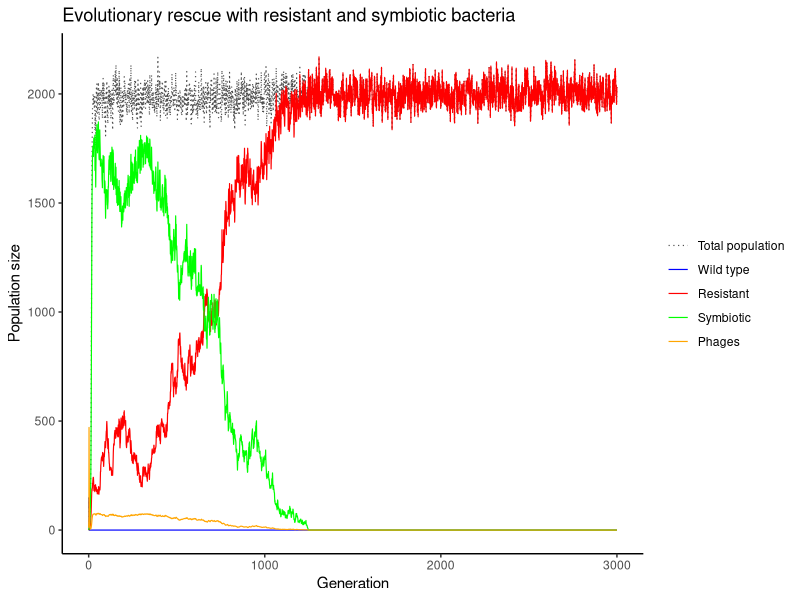

Write the R code that produced this figure. (Note: this script raises an error after producing the figure.)
## ---- chunk 1
simulate_one_gen <- function(N_wt, N_r, N_s, N_p, infection_prob, induction_prob, symbiosis_prob, mut_rate, cost_r, growth_rate, K, P_decline, P_prod) {
   
  N_tot <- N_wt + N_r + N_s
  
  # intrinsic growth without losses
  r0 <- growth_rate - 1
  
  # growth rate of each type minus its specific loss 
  rho_wt <- r0 - infection_prob * N_p # includes phage population effect
  rho_r <- r0 - cost_r
  rho_s <- r0 - induction_prob
  
  # logistic growth: crowding reduces all types by the same amount --> note that deleterious effect is less strong on wt at lower density --> could exist longer at lower K
  mean_wt <- N_wt * max(0, 1 + rho_wt - r0 * N_tot / K)
  mean_r <- N_r * max(0, 1 + rho_r - r0 * N_tot / K)
  mean_s <- N_s * max(0, 1 + rho_s - r0 * N_tot / K)
  
  # Claude input: offspring (Poisson)
  offsp_wt <- rpois(1, mean_wt)
  offsp_r  <- rpois(1, mean_r)
  offsp_s  <- rpois(1, mean_s)
  
  # wt bacteria (offspring) either get infected (& die) or do symbiosis or stay 
  prob_r = mut_rate
  prob_s = min(symbiosis_prob * N_p, 1 - prob_r) # includes phage population effect
  prob_wt <- max(0,1 - prob_r - prob_s)
  
  outcome <- rmultinom(1,offsp_wt,c(prob_r, prob_s, prob_wt))
  
  n_resistant <- outcome[1]
  n_symbiotic <- outcome[2]
  n_wt <- outcome[3]
  
  # Claude input: new population sizes of wild type, resistant and symbiotes
  N_wt_new <- n_wt
  N_r_new  <- offsp_r + n_resistant
  N_s_new  <- offsp_s + n_symbiotic
  
  # phage population growth
  infections = min(N_wt, infection_prob * N_p * N_wt)
  inductions = induction_prob * N_s
  P_new = N_p * (1 + P_decline) + P_prod * (infections + inductions)

  return(c(N_wt_new, N_r_new, N_s_new, P_new))
}


# Test the function
N_wt <- 1000
N_r <- 0
N_s <- 0
N_p <- 5
infection_prob <- 0.0005
induction_prob <- 0.001
symbiosis_prob <-0
cost_r <- 0.1
growth_rate <- 1.5
mut_rate <- 0.1
K <- 2000
P_decline <- -0.5
P_prod <- 1



print(simulate_one_gen(N_wt, N_r, N_s, N_p, infection_prob, induction_prob, symbiosis_prob, mut_rate, cost_r, growth_rate, K, P_decline, P_prod))
## ---- chunk 2
simulate_pop <- function(N_init_wt, N_init_r, N_init_s, N_init_p, infection_prob, induction_prob, symbiosis_prob, mut_rate, cost_r, growth_rate, t_max, K, P_decline, P_prod) {
 
  
  # Create the vector in which to save the results
  pop_vector <- c(N_init_wt, N_init_r, N_init_s, N_init_p)
  # initiate the variables
  pop_new <- c(N_init_wt, N_init_r, N_init_s, N_init_p) 

  # run the simulation until generation t_max
  for (i in 1:t_max) {
    # redefine the current population one generation later
    pop_new <- simulate_one_gen(pop_new[1],pop_new[2], pop_new[3], pop_new[4], infection_prob, induction_prob, symbiosis_prob, mut_rate, cost_r, growth_rate, K, P_decline, P_prod)
    # add the new population sizes to the output vector
    pop_vector <- rbind(pop_vector,pop_new)
    # condition to stop the simulation before t_max: either the population exceeds 1.5 times the original population size, or it goes extinct
    if (pop_new[1]+pop_new[2]+pop_new[3]==0) break
  }
  
  # define the row and column names of the output vector
  rownames(pop_vector) <- (0:t_max)[1:length(pop_vector[,1])] # note that the vector has to be cut if the simulation stopped early
  colnames(pop_vector) <- c("wt","r", "s", "p")
  # return the result
  return(pop_vector)	
}


# Test the function and plot the result
# set t_max to a value to be used througout
max_gen <- 3000

N_init_wt <- 100
N_init_r <- 0
N_init_s <- 0
N_init_p <- 10
infection_prob <- 0.02
symbiosis_prob <- 0.002 
growth_rate <- 1.5
mut_rate <- 0.003 
K <- 2000
P_decline <- -0.5
P_prod <- 3
# set parameters to vary
induction_prob = 0.007 #steps of 0.003
cost_r = 0.0000005

set.seed(54)
# create your simulation data
output <- simulate_pop(N_init_wt, N_init_r, N_init_s, N_init_p, infection_prob, induction_prob, symbiosis_prob, mut_rate, cost_r, growth_rate, max_gen, K, P_decline, P_prod)
# show the last few lines of the data table
print(tail(output))


# plot the output - note that the plot range and the x axis have to be adjusted based on the length of the table
# determine x axis range 
x_range <- 0:(length(output[,1])-1)

# plotting with ggplot
library(ggplot2)
library(tidyr)
library(dplyr)
library(tibble)

# Convert simulation output into a data frame
output_df <- as.data.frame(output) %>%
  mutate(Generation = as.numeric(rownames(output))) %>%
  mutate(Total = wt + r + s) 

# Reshape data for ggplot
plot_data <- output_df %>%
  pivot_longer(
    cols = c(Total, wt, r, s, p),
    names_to = "Population",
    values_to = "Size"
  ) %>%
  mutate(
    Population = factor(
      Population,
      levels = c("Total", "wt", "r", "s", "p"),
      labels = c(
        "Total population",
        "Wild type",
        "Resistant",
        "Symbiotic",
        "Phages"
      )
    )
  )


# Plot population trajectories
ggplot(
  plot_data,
  aes(
    x = Generation,
    y = Size,
    colour = Population,
    linetype = Population,
    alpha = Population
  )
) +
  geom_line(linewidth = 0.4) +
  scale_colour_manual(
    values = c(
      "Total population" = "black",
      "Wild type" = "blue",
      "Resistant" = "red",
      "Symbiotic" = "green",
      "Phages" = "orange"
    )
  ) +
  scale_linetype_manual(
    values = c(
      "Total population" = "dotted",
      "Wild type" = "solid",
      "Resistant" = "solid",
      "Symbiotic" = "solid",
      "Phages" = "solid"
    )
  ) +
  scale_alpha_manual(
    values = c(
      "Total population" = 0.7,
      "Wild type" = 1,
      "Resistant" = 1,
      "Symbiotic" = 1,
      "Phages" = 1
    )
  ) +
  labs(
    x = "Generation",
    y = "Population size",
    colour = NULL,
    linetype = NULL,
    alpha = NULL
  ) +
  ggtitle("Evolutionary rescue with resistant and symbiotic bacteria") +
  theme_classic() +
  theme(
    legend.position = "right",
    legend.justification = "center",
    legend.background = element_blank()
  )

## ---- chunk 3
# set some parameters to fixed values
max_gen <- 1000
N_init_wt <- 100
N_init_r <- 0
N_init_s <- 0
N_init_p <- 10
infection_prob <- 0.02
symbiosis_prob <- 0.004 
growth_rate <- 1.5
mut_rate <- 0.003 
K <- 1000
P_decline <- -0.5
P_prod <- 3

# determine how often to run the simulation for each set of parameters
no_replicates <- 100

# set parameters to vary
induction_prob = c(0.004, 0.007, 0.01) #steps of 0.003
cost_r = c(0.000005, 0.00001, 0.000015) #steps of 0.000005

# initialize data table - where to collect the results
data_table <- c()
# run the simulation across all chosen parameters
# loop over decay rates
for(ival in induction_prob){
  # loop over selection coefficients
  for(cval in cost_r){
    # different way of running many simulations: make replicates using "repeat" function with a counter i
    # reset counter
    i<-1
    repeat {
      # increase counter by one
      i<-i+1
      # run the simulation once
      one_run <- simulate_pop(N_init_wt, N_init_r, N_init_s, N_init_p, infection_prob, induction_prob, symbiosis_prob, mut_rate, cost_r, growth_rate, max_gen, K, P_decline, P_prod)
      # determine total population sizes
      #  total_size <- one_run[,1]+one_run[,2]+one_run[,3]
      
      
      
      # determine minimum population size
      min_size <- min(total_size)
      # determine (first) generation at which this population size occurred
      min_gen <- as.numeric(which(total_size==min_size)[1])
      # enter the data into the table
      data_table <- rbind(data_table,c(rval,sval,min_gen,min_size)) # note that we add the varying parameters (decay rate and selection coefficient) to the table too
      # stop the repeated computation after no_replicates times
      if(i>no_replicates) break
    }
  }
}
# define column names of data table
colnames(data_table) <- c("r","s","min_gen","no_min")
# show the first lines of the output
print(head(data_table))
## ---- chunk 4
# set some parameters to fixed values
max_gen <- 2500
N_init_wt <- 100
N_init_r <- 0
N_init_s <- 0
N_init_p <- 10
infection_prob <- 0.02
symbiosis_prob <- 0.002 
growth_rate <- 1.5
mut_rate <- 0.003 
K <- 2000
P_decline <- -0.5
P_prod <- 3

# determine how often to run the simulation for each set of parameters
no_replicates <- 100

# set parameters to vary
induction_prob = 0.007 #steps of 0.003
cost_r = c(0.0000005, 0.000001, 0.0000015) #steps of 0.0000005 --> change this to steps of 0.000001

# initialize data table - where to collect the results
 data_table <- c()

 # set seed for reproducibility
 # set.seed(10)

# run the simulation across  chosen parameter: cost_r
  # loop over selection coefficients
  for(cval in cost_r){
    # different way of running many simulations: make replicates using "repeat" function with a counter i
    # reset counter
    i<-1
    repeat {
      # increase counter by one
      i<-i+1
      set.seed(i)
      seed = i
      # run the simulation once with changing parameter
      one_run <- simulate_pop(N_init_wt, N_init_r, N_init_s, N_init_p, infection_prob, induction_prob, symbiosis_prob, mut_rate, cval, growth_rate, max_gen, K, P_decline, P_prod)
      
      # Record population sizes at the final simulated generation
      final_sizes <- as.numeric(tail(one_run, 1))
      
      # add current result of current iteration to datatable
      data_table <- rbind(data_table,c(cval,final_sizes[1],final_sizes[2],final_sizes[3],final_sizes[4], seed )) # note that we add the varying parameters to the table too

     # note that we add the varying parameters to the table too
      # stop the repeated computation after no_replicates times
      if(i>no_replicates) break
    }
}
# define column names of data table
colnames(data_table) <- c("cost_r", "wt", "r", "s", "p", "seed")
# show the first lines of the output
print(head(data_table))


## determine outcomes
# convert to dataframe
outcomes = as.data.frame(data_table)
outcomes$outcome <- NA_character_

for (i in seq_len(nrow(outcomes))) {
  wt <- outcomes[i, "wt"]
  r  <- outcomes[i, "r"]
  s  <- outcomes[i, "s"]
  seed = outcomes [i, "seed"]

  if (wt == 0 & r == 0 & s == 0) {
    outcomes$outcome[i] <- "extinction"
  } else if (wt > 0 & r == 0 & s == 0) {
    outcomes$outcome[i] <- "wt wins"
  } else if (r > 0 & wt == 0 & s == 0) {
    outcomes$outcome[i] <- "r wins"
  } else if (s > 0 & wt == 0 & r == 0) {
    outcomes$outcome[i] <- "s wins"
  } else {
    outcomes$outcome[i] <- "coexistence"
  }
}

print(head(outcomes))


## plot outcomes

# treat cost_r as a categorical axis (only three values)
outcomes$cost_r <- factor(outcomes$cost_r)

# fix the order of the five outcomes so colours are consistent
outcomes$outcome <- factor(outcomes$outcome,
  levels = c("extinction", "wt wins", "r wins", "s wins", "coexistence"))

# barplot
ggplot(outcomes, aes(x = cost_r, fill = outcome)) +
  geom_bar(position = "fill") +
  scale_y_continuous(labels = scales::percent) +
  scale_fill_manual(values = c("extinction"  = "grey50",
                               "wt wins"     = "#E69F00",
                               "r wins"      = "#0072B2",
                               "s wins"      = "#009E73",
                               "coexistence" = "#CC79A7"),
                    drop = FALSE) +
  labs(x = "Cost of resistance (cost_r)", y = "Proportion of replicates", fill = "Outcome") +
  theme_minimal()

# # beeswarm
# install.packages("ggbeeswarm")
# library(ggplot2)
# library(ggbeeswarm)
# 
# 
# library(ggplot2)
# 
# 
# 
# pal <- c("extinction"  = "grey50",
#          "wt wins"     = "#E69F00",
#          "r wins"      = "#0072B2",
#          "s wins"      = "#009E73",
#          "coexistence" = "#CC79A7")
# 
# counts <- as.data.frame(table(cost_r = outcomes$cost_r, outcome = outcomes$outcome))
# 
# ggplot(counts, aes(x = cost_r, y = Freq, colour = outcome)) +
#   geom_point(position = position_dodge(width = 0.6), size = 4) +
#   scale_colour_manual(values = pal) +
#   labs(x = "Cost of resistance (cost_r)",
#        y = "Number of occurrences",
#        colour = "Outcome") +
#   theme_minimal()
#  
